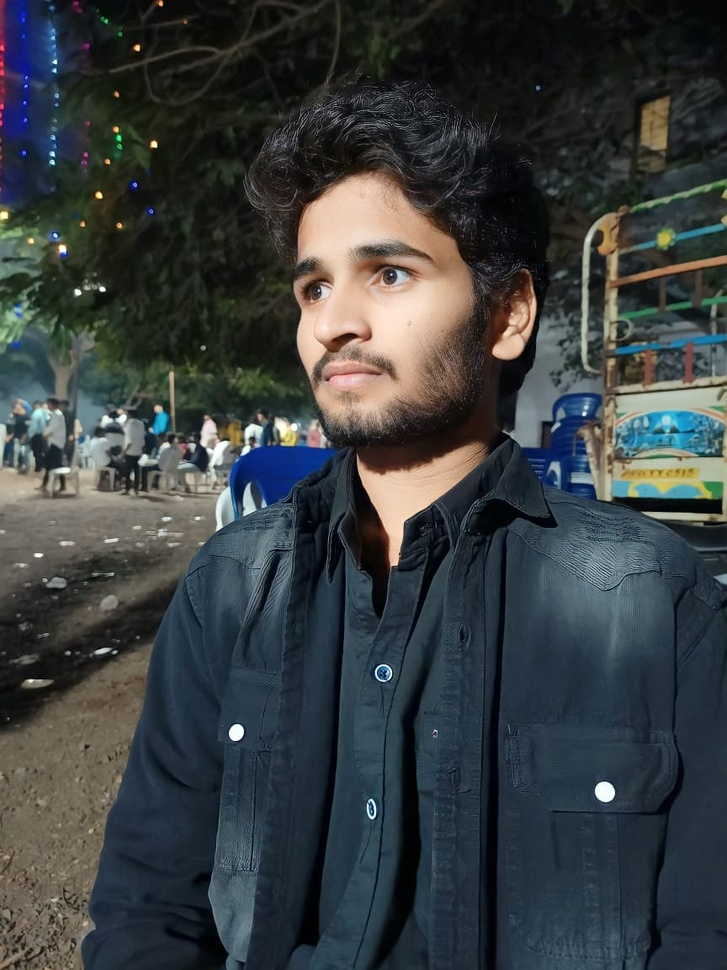
#> input picture face.jpg, 727 x 970 px, shrunk from 864 x 1152 before the run
$ python exp30.py
#> lines starting #> are read from the running program, lines starting #| are printed output that depends on the picture; after the words box and inside, x2 and y2 are one past the last pixel; in counts of white or black regions, pixels touching at a corner belong together
import cv2

image = cv2.imread("face.jpg")
#> image is the input picture: shape (970, 727, 3); mean B, G, R 63.8, 62.3, 57

if image is None:
    print("Error: Image not found.")
    exit()

# Convert image to grayscale
gray = cv2.cvtColor(image, cv2.COLOR_BGR2GRAY)
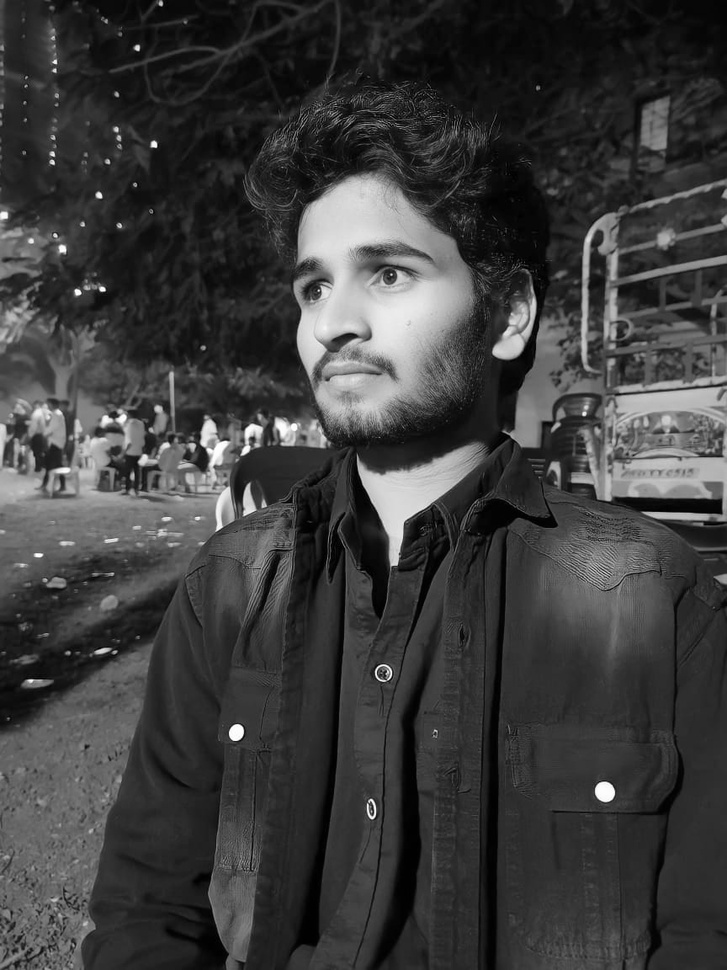
#> gray: shape (970, 727); min 0, max 255, mean 60.9

# Load smile detection Haar Cascade
smile_cascade = cv2.CascadeClassifier(
    cv2.data.haarcascades + "haarcascade_smile.xml"
)

# Detect smiles
smiles = smile_cascade.detectMultiScale(
    gray,
    scaleFactor=1.7,
    minNeighbors=20
)
#> smiles = [[590, 525, 36, 18]]

# Draw rectangle around each smile
for (x, y, w, h) in smiles:
    cv2.rectangle(
        image,
        (x, y),
        (x + w, y + h),
        (0, 0, 255),
        2
    )
#> this loop made 1 pass
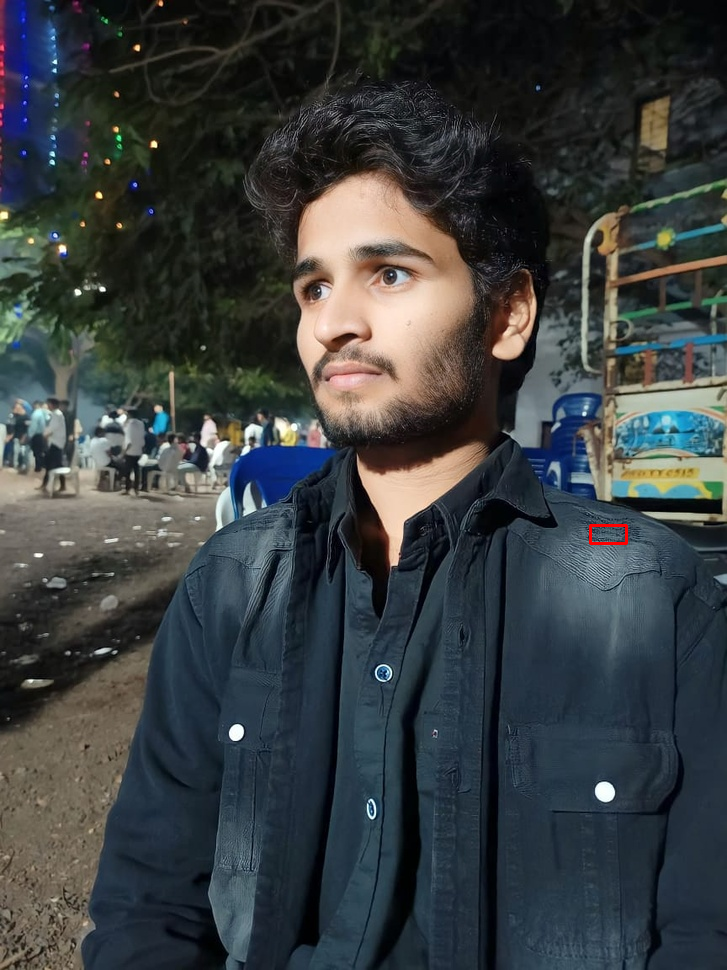
#> image: shape (970, 727, 3); 0.05% of pixels changed, all inside (x1, y1, x2, y2) = (589, 524, 628, 545)

# Display number of smiles
print("Number of smiles detected:", len(smiles))
#| Number of smiles detected: 1

# Display output
cv2.imshow("Smile Detection", image)

cv2.waitKey(0)
cv2.destroyAllWindows()

$ run again, with images.jpg copied over face.jpg
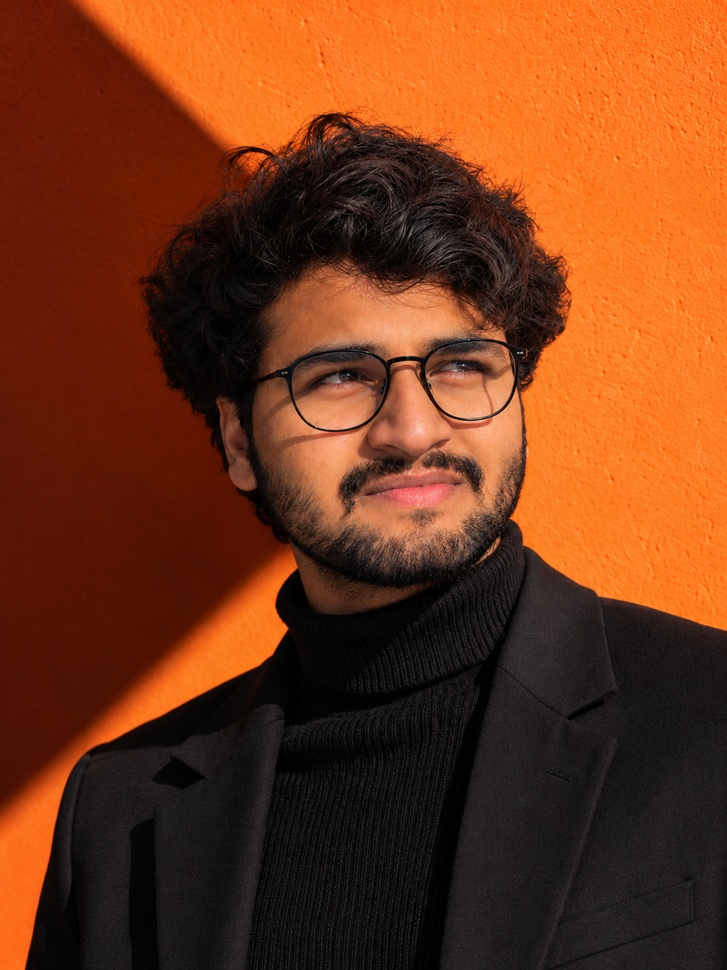
#> input picture images.jpg, 727 x 970 px, shrunk from 1086 x 1448 before the run
#> image is the input picture: shape (970, 727, 3); mean B, G, R 25.6, 56, 114.5
#> `gray = cv2.cvtColor(image, cv2.COLOR_BGR2GRAY)`:
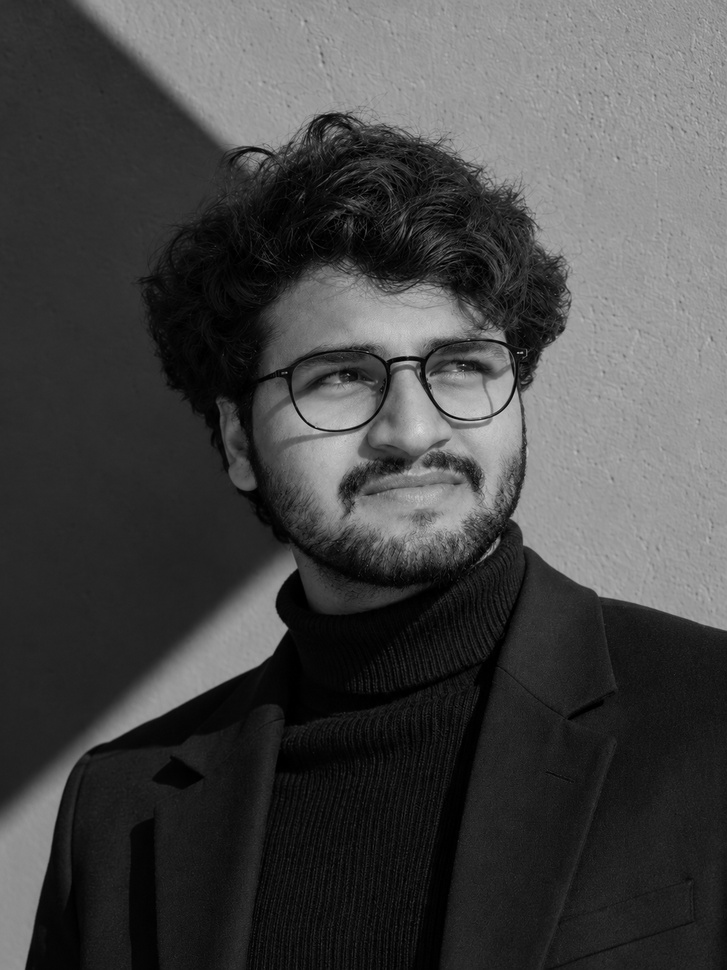
#> gray: shape (970, 727); min 0, max 223, mean 70
#> smiles = [[282, 400, 104, 52]]
#> the loop `for (x, y, w, h) in smiles:` made 1 pass
#> after the loop `for (x, y, w, h) in smiles:`:
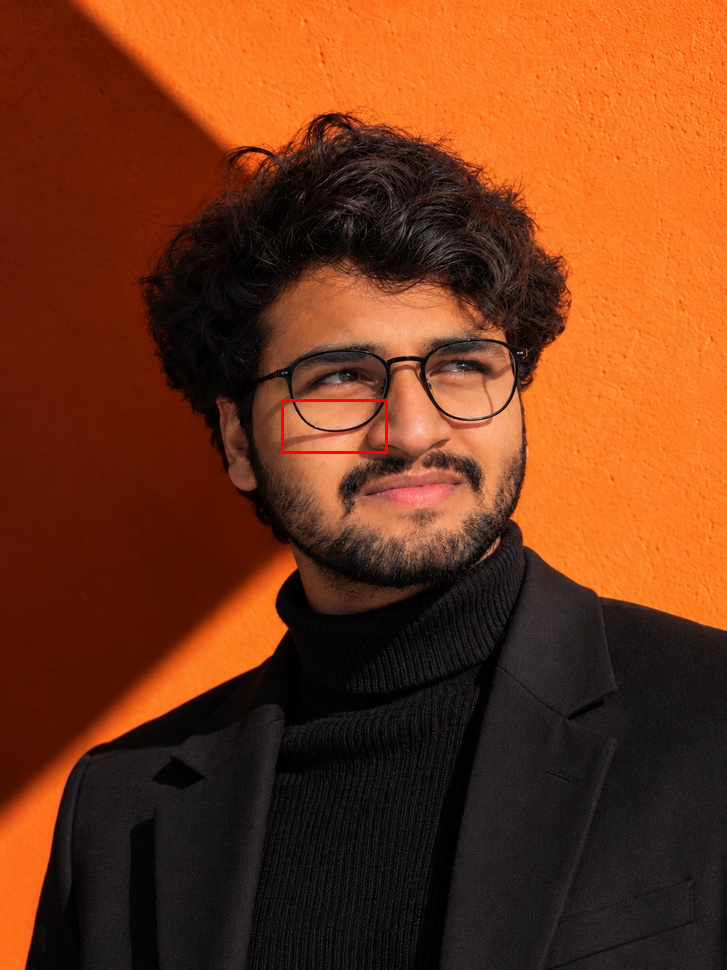
#> image: shape (970, 727, 3); 0.13% of pixels changed, all inside (x1, y1, x2, y2) = (281, 399, 388, 454)
#| Number of smiles detected: 1
